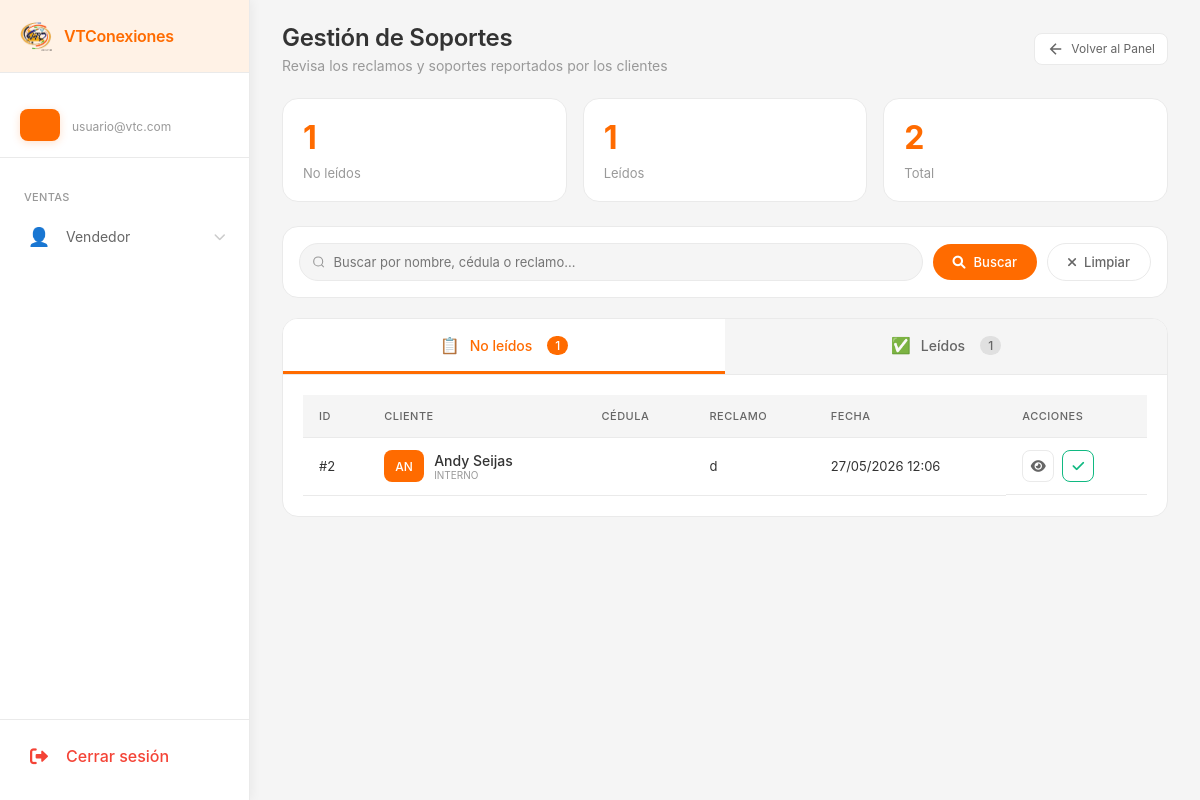
Page /gestion-soportes/cliente/ on the committed database.
### myapp/models.py (models this page shows, shortened)
class SoporteCliente(models.Model):
    class EstadoSoporte(models.TextChoices):
        NO_LEIDO = 'NO_LEIDO', 'No leído'
        LEIDO = 'LEIDO', 'Leído'
    contrato = models.ForeignKey(
        'ContratoCliente',
        on_delete=models.CASCADE,
        null=True,
        blank=True,
        related_name='soportes_cliente',
        verbose_name="Contrato del cliente"
    )
    cliente_externo = models.ForeignKey(
        'ClienteExterno',
        on_delete=models.CASCADE,
        null=True,
        blank=True,
        related_name='soportes_cliente',
        verbose_name="Cliente externo"
    )
    tipo_cliente = models.CharField(
        max_length=10,
        choices=[('INTERNO', 'Cliente con contrato'), ('EXTERNO', 'Cliente externo')],
        verbose_name="Tipo de cliente"
    )
    reclamo = models.TextField(
        max_length=1000,
        verbose_name="Reclamo"
    )
    observacion = models.TextField(
        max_length=500,
        blank=True,
        null=True,
        verbose_name="Observaciones"
    )
    foto = models.ImageField(
        upload_to='soportes_clientes/%Y/%m/',
        blank=True,
        null=True,
        verbose_name="Foto"
    )
    estado = models.CharField(
        max_length=20,
        choices=EstadoSoporte.choices,
        default=EstadoSoporte.NO_LEIDO,
        verbose_name="Estado",
        db_index=True
    )
    fecha_leido = models.DateTimeField(
        null=True,
        blank=True,
        verbose_name="Fecha de lectura",
        help_text="Fecha y hora en que el soporte fue leído por primera vez por el personal"
    )
    fecha_creacion = models.DateTimeField(auto_now_add=True)
    creado_por = models.ForeignKey(
        User,
        on_delete=models.SET_NULL,
        null=True,
        blank=True,
        related_name='soportes_cliente_creados',
        verbose_name="Creado por"
    )
    class Meta:
        verbose_name = "Soporte a Cliente"
        verbose_name_plural = "Soportes a Clientes"
        ordering = ['-fecha_creacion']
        indexes = [
            models.Index(fields=['estado']),
            models.Index(fields=['fecha_leido']),
            models.Index(fields=['fecha_creacion']),
        ]
    @property
    def nombre_cliente(self):
        if self.contrato:
            return self.contrato.nombre_completo
        elif self.cliente_externo:
            return self.cliente_externo.nombre_completo
        return "N/A"

class ContratoCliente(models.Model):
    class SimplePlusChoices(models.TextChoices):
        SI = 'SI', 'Sí'
        NO = 'NO', 'No'
    class EstadoContrato(models.TextChoices):
        EN_PROCESO = 'EN_PROCESO', 'En Proceso'
        COMPLETADO = 'COMPLETADO', 'Completado'
        NO_COMPLETADO = 'NO_COMPLETADO', 'No Completado'
        RENUNCIADO = 'RENUNCIADO', 'Renunciado'
    cliente_potencial = models.ForeignKey('ClientePotencial',on_delete=models.CASCADE,related_name='contratos',verbose_name="Cliente Potencial")
    otro_telefono = models.CharField(max_length=20,verbose_name="Otro Teléfono",blank=True,null=True,help_text="Teléfono adicional de contacto")
    correo_electronico = models.EmailField(verbose_name="Correo Electrónico",max_length=254,unique=True)
    direccion_detallada = models.TextField(max_length=500,verbose_name="Dirección Detallada",help_text="Calle, avenida, urbanización, casa/edificio, piso, apartamento")
    fecha_nacimiento = models.DateField(verbose_name="Fecha de Nacimiento")
    plan_contratado = models.ForeignKey(Plan,on_delete=models.PROTECT,related_name='contratos',verbose_name="Plan a Contratar")
    simple_plus = models.CharField(max_length=2,choices=SimplePlusChoices.choices,default=SimplePlusChoices.NO,verbose_name="Simple Plus",help_text="¿El cliente tiene Simple Plus?")
    modalidad_equipo = models.ForeignKey(ModalidadEquipo,on_delete=models.PROTECT,related_name='contratos',verbose_name="Modalidad del Equipo")
    punto_referencia = models.CharField(max_length=255,verbose_name="Punto de Referencia",help_text="Referencia para encontrar la ubicación")
    tipo_vivienda = models.ForeignKey(TipoVivienda,on_delete=models.PROTECT,related_name='contratos',verbose_name="Tipo de Vivienda")
    numero_casa = models.CharField(max_length=50,verbose_name="Número de Casa/Edificio",help_text="Número de la casa, edificio, apartamento")
    latitud = models.FloatField(verbose_name="Latitud",blank=True, null=True,help_text="Coordenada de la ubicación del cliente")
    longitud = models.FloatField(verbose_name="Longitud",blank=True, null=True, help_text="Coordenada de la ubicación del cliente")
    cashea = models.BooleanField(
        default=False,
        verbose_name="Cashea o pago de modem completo"
    )
    numero_pago_movil = models.CharField(blank=True, null=True,max_length=20,verbose_name="Número de Pago Móvil",help_text="Número de teléfono donde se realizó el pago")
    foto_pago = models.ImageField(blank=True, null=True,upload_to='pagos/',verbose_name="Foto del Pago",help_text="Captura de pantalla o foto del comprobante de pago")
    red = models.ForeignKey(Red,on_delete=models.PROTECT,related_name='contratos',verbose_name="Red")
    ods = models.CharField(max_length=50,verbose_name="ODS",blank=True,null=True,help_text="Orden de Servicio (solo administrador)")
    customer_id = models.CharField(max_length=50,verbose_name="Customer ID",blank=True,null=True,help_text="ID del cliente en el sistema (solo administrador)")
    atr = models.CharField(default="*VTC Conexiones",max_length=50,verbose_name="ATR",blank=True,null=True,help_text="ATR")
    estado = models.CharField(max_length=15,choices=EstadoContrato.choices,default=EstadoContrato.EN_PROCESO,verbose_name="Estado del Contrato")
    creado_por = models.ForeignKey(User,on_delete=models.SET_NULL,null=True,blank=True,related_name='contratos_creados',verbose_name="Creado por")
    fecha_creacion = models.DateTimeField(
        verbose_name="Fecha de creación",
    )
    fecha_actualizacion = models.DateTimeField(
        auto_now=True,
        verbose_name="Última actualización"
    )
    fecha_completado = models.DateTimeField(
        null=True,
        blank=True,
        verbose_name="Fecha de completado",
        help_text="Fecha y hora en que el contrato cambió a COMPLETADO por primera vez"
    )
    class Meta:
        verbose_name = "Contrato de Cliente"
        verbose_name_plural = "Contratos de Clientes"
        ordering = ['-fecha_creacion']
        indexes = [
            models.Index(fields=['estado']),
            models.Index(fields=['fecha_creacion']),
            models.Index(fields=['correo_electronico']),
        ]
    @property
    def nombre_completo(self):
        return self.cliente_potencial.nombre_completo

class ClientePotencial(models.Model):
    class InteresadoChoices(models.TextChoices):
        SI = 'SI', 'Sí'
        TAL_VEZ = 'TAL_VEZ', 'Tal vez'
        NO = 'NO', 'No'
    cedula = models.CharField(max_length=15,verbose_name="Cédula de Identidad",unique=True,  help_text="Ej: V-12345678, E-87654321",db_index=True)
    nombre = models.CharField(max_length=100,verbose_name="Nombre")
    apellido = models.CharField(max_length=100,verbose_name="Apellido")
    direccion = models.TextField(max_length=255,verbose_name="Dirección",blank=True,null=True)
    telefono = models.CharField(max_length=20, verbose_name="Teléfono",help_text="Ej: +58 412-1234567")
    posee_internet = models.BooleanField(default=False,verbose_name="¿Posee internet?", help_text="Marcar si ya tiene servicio de internet")
    interesado = models.CharField(max_length=10,choices=InteresadoChoices.choices,default=InteresadoChoices.TAL_VEZ,verbose_name="Nivel de interés")
    observacion = models.TextField(max_length=500,verbose_name="Observaciones",blank=True,null=True,help_text="Notas adicionales sobre el cliente")
    fecha_registro = models.DateField( default=datetime.date.today, verbose_name="Fecha de registro",help_text="Fecha en que se registró el cliente")
    creado_por = models.ForeignKey(User,on_delete=models.SET_NULL,  null=True,blank=True,related_name='clientes_potenciales_creados', verbose_name="Creado por",help_text="Usuario que registró este cliente")
    fecha_creacion = models.DateTimeField(auto_now_add=True,verbose_name="Fecha de creación en sistema")
    fecha_actualizacion = models.DateTimeField(auto_now=True,verbose_name="Última actualización")
    class Meta:
        verbose_name = "Cliente Potencial"
        verbose_name_plural = "Clientes Potenciales"
        ordering = ['-fecha_creacion']  # Ordenar por más recientes primero
    @property
    def nombre_completo(self):
        return f"{self.nombre} {self.apellido}".strip()

### myapp/views_validacion_soporte.py (the view, shortened to what this page needs)
# urls.py: path('gestion-soportes/cliente/', gestion_soportes_cliente, name='gestion_soportes_cliente'),
def gestion_soportes_cliente(request):
    busqueda = request.GET.get('busqueda', '')
    tab_activa = request.GET.get('tab', 'no_leidos')
    page_no_leidos = request.GET.get('page_no_leidos', 1)
    page_leidos = request.GET.get('page_leidos', 1)
    soportes_no_leidos = SoporteCliente.objects.filter(
        estado='NO_LEIDO'
    ).select_related('contrato__cliente_potencial', 'cliente_externo').order_by('-fecha_creacion')
    soportes_leidos = SoporteCliente.objects.filter(
        estado='LEIDO'
    ).select_related('contrato__cliente_potencial', 'cliente_externo').order_by('-fecha_creacion')
    paginator_no_leidos = Paginator(soportes_no_leidos, 15)
    paginator_leidos = Paginator(soportes_leidos, 15)
    try:
        soportes_no_leidos_page = paginator_no_leidos.page(page_no_leidos)
    except (PageNotAnInteger, EmptyPage):
        soportes_no_leidos_page = paginator_no_leidos.page(1)
    try:
        soportes_leidos_page = paginator_leidos.page(page_leidos)
    except (PageNotAnInteger, EmptyPage):
        soportes_leidos_page = paginator_leidos.page(1)
    stats = {
        'no_leidos': SoporteCliente.objects.filter(estado='NO_LEIDO').count(),
        'leidos': SoporteCliente.objects.filter(estado='LEIDO').count(),
        'total': SoporteCliente.objects.all().count(),
    }
    context = {
        'soportes_no_leidos': soportes_no_leidos_page,
        'soportes_leidos': soportes_leidos_page,
        'stats': stats,
        'busqueda': busqueda,
        'tab_activa': tab_activa,
    }
    return render(request, 'Admin/validacion_soporte.html', context)

### myapp/context_processors.py (called while the page is built)
def zona_horaria_venezuela(request):
    timezone.activate(pytz.timezone('America/Caracas'))
    return {}

### myapp/templates/Admin/validacion_soporte.html (shortened to what this page needs)
{% extends 'Inicio_De_Sesion/base.html' %}
{% load static %}
{% block page_title %}Gestión de Soportes{% endblock %}
{% block page_subtitle %}Revisa los reclamos y soportes reportados por los clientes{% endblock %}
{% block header_actions %}
<a href="{% url 'panel_administrativo' %}" class="btn-secondary">
    <svg width="18" height="18" viewBox="0 0 24 24" fill="none" stroke="currentColor" stroke-width="2">
        <path d="M19 12H5M12 19l-7-7 7-7"/>
    </svg>
    Volver al Panel
</a>
{% endblock %}
{% block content %}
<div class="stats-grid">
    <div class="stat-card">
        <div class="stat-value">{{ stats.no_leidos }}</div>
        <div class="stat-label">No leídos</div>
    </div>
    <div class="stat-card">
        <div class="stat-value">{{ stats.leidos }}</div>
        <div class="stat-label">Leídos</div>
    </div>
    <div class="stat-card">
        <div class="stat-value">{{ stats.total }}</div>
        <div class="stat-label">Total</div>
    </div>
</div>
<div class="filters-container">
    <div class="filters-grid">
        <div class="search-box">
            <svg width="14" height="14" viewBox="0 0 24 24" fill="none" stroke="#999" stroke-width="2">
                <circle cx="11" cy="11" r="8"/>
                <path d="M21 21l-4.35-4.35"/>
            </svg>
            <input type="text" placeholder="Buscar por nombre, cédula o reclamo..."
                   id="searchInput" value="{{ busqueda }}">
        </div>
        <button class="btn-search" onclick="aplicarFiltros()">
            <i class="fas fa-search"></i> Buscar
        </button>
        <button class="btn-clear" onclick="limpiarFiltros()">
            <i class="fas fa-times"></i> Limpiar
        </button>
    </div>
</div>
<div class="tabs-container">
    <div class="tabs-header">
        <button class="tab-btn {% if tab_activa == 'no_leidos' or not tab_activa %}active{% endif %}" onclick="cambiarTab('no_leidos')">
            <span class="tab-icon">📋</span>
            No leídos
            <span class="tab-count">{{ stats.no_leidos }}</span>
        </button>
        <button class="tab-btn {% if tab_activa == 'leidos' %}active{% endif %}" onclick="cambiarTab('leidos')">
            <span class="tab-icon">✅</span>
            Leídos
            <span class="tab-count">{{ stats.leidos }}</span>
        </button>
    </div>
    <div id="tab-no_leidos" class="tab-content {% if tab_activa == 'no_leidos' or not tab_activa %}active{% endif %}">
        <div class="table-container">
            <table class="table">
                <thead>
                    <tr>
                        <th>ID</th>
                        <th>Cliente</th>
                        <th>Cédula</th>
                        <th>Reclamo</th>
                        <th>Fecha</th>
                        <th>Acciones</th>
                    </tr>
                </thead>
                <tbody>
                    {% for soporte in soportes_no_leidos %}
                    <tr>
                        <td>#{{ soporte.id }}</td>
                        <td>
                            <div class="user-cell">
                                <span class="user-avatar">{{ soporte.nombre_cliente|slice:":2"|upper }}</span>
                                <div>
                                    <div class="user-name">{{ soporte.nombre_cliente }}</div>
                                    <div style="font-size: 10px; color: #999;">{{ soporte.tipo_cliente }}</div>
                                </div>
                            </div>
                        </td>
                        <td>{{ soporte.cedula_cliente }}</td>
                        <td class="reclamo-preview">{{ soporte.reclamo|truncatechars:50 }}</td>
                        <td>{{ soporte.fecha_creacion|date:"d/m/Y H:i" }}</td>
                        <td class="actions-cell">
                            <button class="action-btn" onclick="verDetalleSoporte({{ soporte.id }})" title="Ver detalles">
                                <i class="fas fa-eye"></i>
                            </button>
                            <button class="action-btn read" onclick="marcarComoLeido({{ soporte.id }})" title="Marcar como leído">
                                <i class="fas fa-check"></i>
                            </button>
                        </td>
                    </tr>
                    {% endfor %}
                </tbody>
            </table>
        </div>
    </div>
</div>
{% endblock %}

### myapp/templates/Inicio_De_Sesion/base.html (style rules this page uses)
* { margin: 0; padding: 0; box-sizing: border-box; font-family: 'Inter', -apple-system, BlinkMacSystemFont, sans-serif; }
:root { --orange: #ff6b00; --orange-light: #fff2e6; --gray-bg: #f5f5f5; --gray-border: #eaeaea; --gray-text: #999; --dark-text: #333; --sidebar-width: 80px; --sidebar-expanded: 250px; --transition: all 0.3s cubic-bezier(0.4, 0, 0.2, 1); }
html, body { margin: 0; padding: 0; height: 100%; width: 100%; background: var(--gray-bg); overflow: hidden; position: relative; }
.user-avatar { min-width: 40px; width: 40px; height: 40px; background: var(--orange); border-radius: 8px; display: flex; align-items: center; justify-content: center; color: white; font-weight: 500; font-size: 16px; flex-shrink: 0; transition: var(--transition); }
.user-name { font-weight: 500; font-size: 14px; color: var(--dark-text); white-space: nowrap; overflow: hidden; text-overflow: ellipsis; }

### rows in the picture
SoporteCliente: id "2", nombre_cliente "AN", nombre_cliente "Andy Seijas", tipo_cliente "INTERNO", reclamo "d", fecha_creacion "27/05/2026 12:06"

### other values in the picture
{{ user.email|default:"usuario@vtc.com" }} "usuario@vtc.com"
{{ stats.no_leidos }} "1"
{{ stats.leidos }} "1"
{{ stats.total }} "2"
